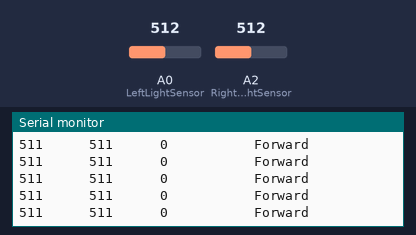
The sketch below on a simulated Arduino Uno, built with avr-gcc and run on an emulated ATmega328P. Parts: the last lines printed to the serial monitor. The test bench sets the inputs (shaded band); at power-on: A2 (RightLightSensor) = 512, A0 (LeftLightSensor) = 512.

Above: at 3.5 s.
3.6 s: A2 (RightLightSensor) set to 603
At 3.8 s:
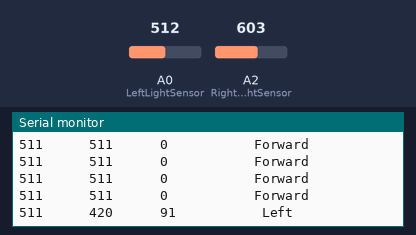
6.6 s: A2 (RightLightSensor) set to 626
At 6.84 s:
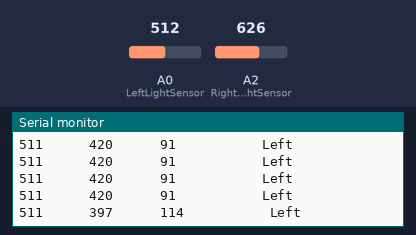

Measured:
- after the input at 3.6 s, the serial monitor: prints a new line at once (image 1)
- after the input at 6.6 s, the serial monitor: prints a new line after 0.06 s (image 2)

The sketch:

Arduino_Robot_Photoresistors.ino
```cpp
/*  <--- Arduino Photoresistors --->
 *
 * This sketch is showing the way the photoresistors
 * work using the Serial Monitor.
 *
 * Components  used in this sketch
 * ----------
 *  - Arduino Uno
 *  - Breadboard
 *  - 2 x Light Dependent Resistors (Photoresistors)
 *  - 2 x 10kΩ resistors
 *
 *  Libraries
 *  ---------
 *  - None
 *
 * Connections
 * -----------
 *  The schematic is shown in Chapter Two.
 *  This is not a standalone circuit.
 *
 * Other information
 * -----------------
 *  Always remember to plug in the Servo Motors batteries first and then the Arduino batteries.
 *  More about the photoresistors: https://en.wikipedia.org/wiki/Photoresistor
 *
 *
 *  Created on February 7 2017 by Evangelos Chantzis
 *
 */

const int RightLightSensor = 2;  //declare the analog pins for the photoresistors
const int LeftLightSensor = 0;

int SensorLeft;
int SensorRight;
int SensorDifference;

void setup() {
  pinMode(LeftLightSensor, INPUT);
  pinMode(RightLightSensor, INPUT);
  Serial.begin(9600);
  Serial.println("This monitor will show us what the photoresistors read and where the robot will go");
  Serial.println("Left    Right   Difference    Robot Move");
  Serial.println();
}

void loop() {

  SensorLeft = 1023 - analogRead(LeftLightSensor);  //read the photoresistors
  Serial.print(SensorLeft);
  Serial.print("      ");
  delay(1);
  SensorRight = 1023 - analogRead(RightLightSensor);
  Serial.print(SensorRight);
  Serial.print("      ");
  delay(1);
  SensorDifference = abs(SensorLeft - SensorRight);
  Serial.print(SensorDifference);
  Serial.print("           ");

  if (SensorLeft > SensorRight && SensorDifference > 75) {  //left
    Serial.print("Left");
    delay(250);
  }

  if (SensorLeft < SensorRight && SensorDifference > 75) {  //right
    Serial.print("Right");
    delay(250);
  }

  else if (SensorDifference < 75) {  //forward
    Serial.print("Forward");
    delay(500);
  }
  Serial.println();
}
```
